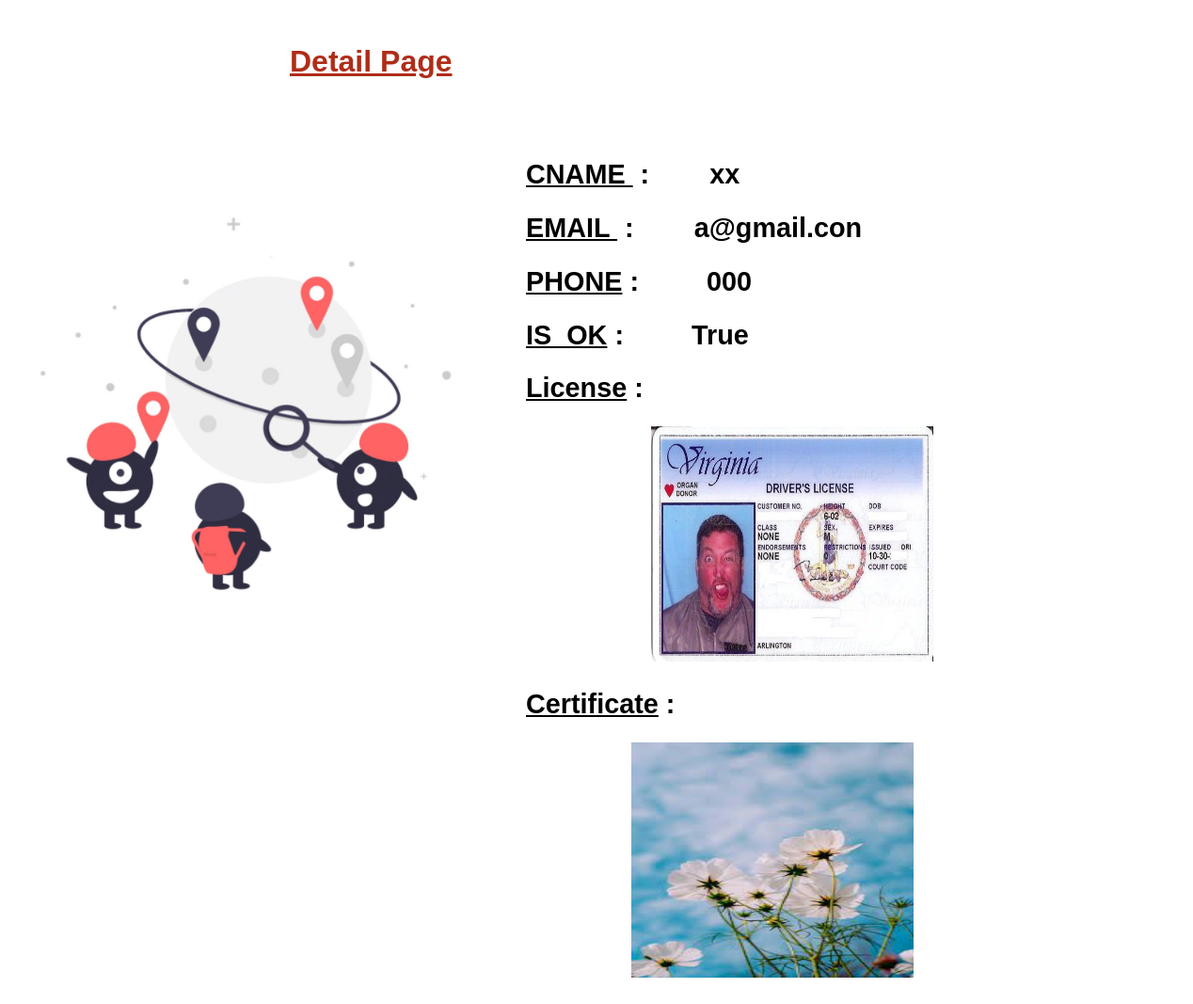
Page /64 on the committed database.
### project/models.py (models this page shows)
class User(AbstractUser):
    is_passenger=models.BooleanField(default=False)
    is_Admin=models.BooleanField(default=False)

class Driver(User):
    companyName=models.CharField(max_length=100,default='')
    phone=models.CharField(max_length=10,default='')
    is_ok= models.BooleanField(default=False)
    License=models.FileField(upload_to='files/', null=True)
    certificate=models.FileField(default=None)
    class Meta:
        db_table = 'Drivers'

class User(AbstractUser):
    is_passenger=models.BooleanField(default=False)
    is_Admin=models.BooleanField(default=False)

### project/views.py (the view)
# urls.py: path('<int:id>', views.details,name='detail'),
def details(request,id):
    user=get_object_or_404(Driver,id=id)
    return render(request,'project/detail.html',{'user':user})

### project/templates/project/detail.html (shortened to what this page needs)
{% load static %}
<!DOCTYPE html>
<html>
    <head>
        <link rel="stylesheet" href="">
    </head>
  <body  style="background-image:url('{% static 'img/unnamed.jpg' %}'); background-repeat: no-repeat; background-size:100%;">
      <br>
    <div>
    <h1 > Detail Page </h1>
  </div>
    <br>
    <table class='content-table'>
<td>
        <pre class="tab"><h2><u>CNAME </u> :        {{user.companyName}}</h2></pre>
        <pre class="tab"><h2><u>EMAIL </u> :        {{user.email}} </h2></pre>
        <pre class="tab"><h2><u>PHONE</u> :         {{user.phone}} </h2></pre>
        <pre class="tab"><h2><u>IS_OK</u> :         {{user.is_ok}} </h2></pre>
        <pre class="tab"><h2><u>License</u> : </h2>                         <img src="{{user.License.url}}" height="250" width="300" ></pre>
        <pre class="tab"><h2><u>Certificate</u> : </h2>                     <img src="{{user.certificate.url}}" height="250" width="300" ></pre>
</td>
    </table>
  </body>
</html>

### project/templates/project/detail.html (style rules this page uses)
* { font-family: sans-serif; }
.tab { tab-size: 4; }
.content-table { border-collapse: collapse; font-size: 1.2em; height: 10px; width: 700px; color : black; overflow: hidden; margin-left:550px; }
div { height: 100px; color: #AF2D18; text-decoration: underline; margin-left:300px; overflow: hidden; }

### rows in the picture
Driver: companyName "xx", phone "000", is_ok "True", License (picture), certificate (picture)
User: email "a@gmail.con"
